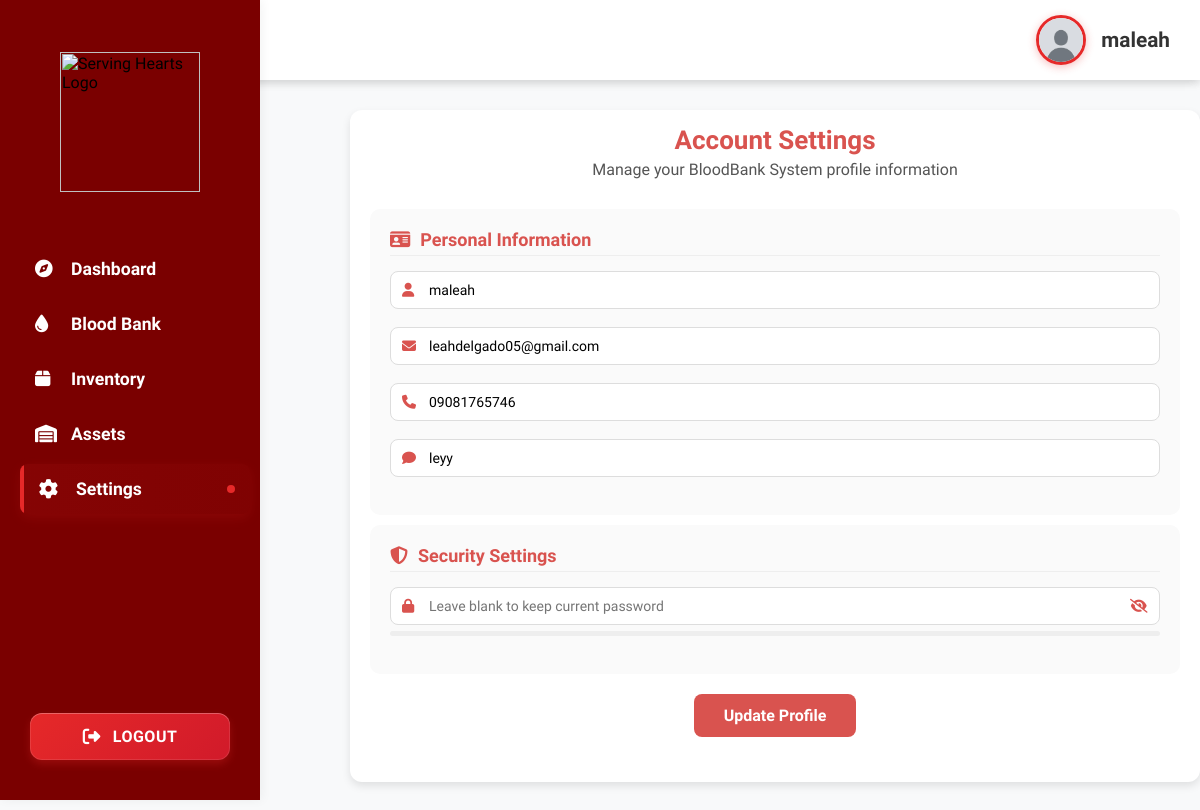
Page /USER/SETTINGS/index.php (signed in) on the committed database.
### tables this page shows
CREATE TABLE `users` (
  `id` int(11) NOT NULL AUTO_INCREMENT,
  `username` varchar(50) NOT NULL,
  `email` varchar(255) DEFAULT NULL,
  `phone_number` varchar(20) DEFAULT NULL,
  `messenger` varchar(100) DEFAULT NULL,
  `password` varchar(255) NOT NULL,
  `role` enum('admin','user') DEFAULT 'admin',
  `created_at` timestamp NOT NULL DEFAULT current_timestamp(),
  PRIMARY KEY (`id`),
  UNIQUE KEY `username` (`username`)
);

### USER/SETTINGS/index.php (the view, shortened to what this page needs)
<?php
include('../../ADMIN/header.php');
include('../../ADMIN/testsidebar.php');
include('../../config/db.php');
$user_id = $_SESSION['user_id'] ?? null;
if ($user_id) {
    $sql = "SELECT username, email, phone_number, messenger FROM users WHERE id=?";
    $stmt = $conn->prepare($sql);
    $stmt->bind_param("i", $user_id);
    $stmt->execute();
    $result = $stmt->get_result();
    $user = $result->fetch_assoc();
} else {
    die("User not logged in.");
}
?>
<!DOCTYPE html>
<html lang="en">
<head>
    <link rel="stylesheet" href="https://cdnjs.cloudflare.com/ajax/libs/font-awesome/6.4.0/css/all.min.css">
</head>
<body>
    <div class="settings-container">
        <h2>Account Settings</h2>
        <p>Manage your BloodBank System profile information</p>
        <form method="POST">
            <div class="settings-section">
                <div class="section-title"><i class="fas fa-id-card"></i> Personal Information</div>
                <div class="form-group">
                    <div class="input-box">
                        <i class="fas fa-user"></i>
                        <input type="text" name="username" value="<?php echo htmlspecialchars($user['username']); ?>" placeholder="Username" required>
                    </div>
                </div>
                <div class="form-group">
                    <div class="input-box">
                        <i class="fas fa-envelope"></i>
                        <input type="email" name="email" value="<?php echo htmlspecialchars($user['email']); ?>" placeholder="Email" required>
                    </div>
                </div>
                <div class="form-group">
                    <div class="input-box">
                        <i class="fas fa-phone"></i>
                        <input type="text" name="phone_number" value="<?php echo htmlspecialchars($user['phone_number']); ?>" placeholder="Phone Number">
                    </div>
                </div>
                <div class="form-group">
                    <div class="input-box">
                        <i class="fas fa-comment"></i>
                        <input type="text" name="messenger" value="<?php echo htmlspecialchars($user['messenger']); ?>" placeholder="Messenger">
                    </div>
                </div>
            </div>
            <div class="settings-section">
                <div class="section-title"><i class="fas fa-shield-alt"></i> Security Settings</div>
                <div class="form-group">
                    <div class="input-box password-wrapper">
                        <i class="fas fa-lock"></i>
                        <input type="password" id="password" name="password" placeholder="Leave blank to keep current password">
                        <button type="button" class="password-toggle" id="passwordToggle">
                            <i class="fas fa-eye-slash"></i>
                        </button>
                    </div>
                    <div class="password-strength">
                    </div>
                </div>
            </div>
            <button type="submit" class="btn">Update Profile</button>
        </form>
    </div>
</body>
</html>

### ADMIN/testsidebar.php (shortened to what this page needs)
<?php
require_once __DIR__ . "/../config/db.php";
$user_id = $_SESSION['user_id'] ?? null;
$username = "Guest";
$avatar = BASE_URL . "/files/default-avatar.jpg";
if ($user_id) {
    $sql = "SELECT username FROM users WHERE id = ?";
    $stmt = $conn->prepare($sql);
    $stmt->bind_param("i", $user_id);
    $stmt->execute();
    $result = $stmt->get_result();
    if ($row = $result->fetch_assoc()) {
        $username = htmlspecialchars($row['username']);
    }
}
$role = isset($_SESSION['role']) ? strtolower($_SESSION['role']) : 'user';
$currentPath = $_SERVER['REQUEST_URI'];
$activeItem = '';
if (strpos($currentPath, 'INVENTORY') !== false) {
    $activeItem = 'inventory';
} elseif (strpos($currentPath, 'THINGS') !== false) {
    $activeItem = 'things';
} elseif (strpos($currentPath, 'ASSETS') !== false) {
    $activeItem = 'assets';
} elseif (strpos($currentPath, 'SETTINGS') !== false) {
    $activeItem = 'settings';
} else {
    $activeItem = 'dashboard';
}
$basePath = ($role === 'admin') ? BASE_URL . "/ADMIN" : BASE_URL . "/USER";
?>
<!DOCTYPE html>
<html lang="en">
<head>
    <link rel="stylesheet" href="https://cdnjs.cloudflare.com/ajax/libs/font-awesome/6.4.2/css/all.min.css">
</head>
<body>
    <header class="header-container">
        <div class="header-title">
        </div>
        <div class="profile-dropdown">
            <img src="<?= $avatar ?>" alt="Profile Picture">
            <span><?= $username ?></span>
        </div>
    </header>
    <aside class="sidebar" id="sidebar">
        <div class="logo">
            <img src="/servinghearts/images/shlogo.png" alt="Serving Hearts Logo">
        </div>
        <nav class="main-nav">
            <ul>
                <li>
                    <a href="<?php echo $basePath; ?>/index.php" class="<?php echo $activeItem === 'dashboard' ? 'active' : ''; ?>">
                        <i class="fa-solid fa-compass"></i> Dashboard
                    </a>
                </li>
                <li>
                    <a href="<?php echo $basePath; ?>/INVENTORY/index.php" class="<?php echo $activeItem === 'inventory' ? 'active' : ''; ?>">
                        <i class="fa-solid fa-droplet"></i> Blood Bank
                    </a>
                </li>
                <li>
                    <a href="<?php echo $basePath; ?>/THINGS/index.php" class="<?php echo $activeItem === 'things' ? 'active' : ''; ?>">
                        <i class="fa-solid fa-box"></i> Inventory
                    </a>
                </li>
                <li>
                    <a href="<?php echo $basePath; ?>/ASSETS/index.php" class="<?php echo $activeItem === 'assets' ? 'active' : ''; ?>">
                        <i class="fa-solid fa-warehouse"></i> Assets
                    </a>
                </li>
                <li>
                    <a href="<?php echo $basePath; ?>/SETTINGS/index.php" class="<?php echo $activeItem === 'settings' ? 'active' : ''; ?>">
                        <i class="fas fa-cog"></i> Settings
                    </a>
                </li>
            </ul>
            <div class="logout-container">
                <button class="logout-btn" id="logoutBtn">
                    <i class="fas fa-sign-out-alt"></i> Logout
                </button>
            </div>
        </nav>
    </aside>
</body>
</html>

### ADMIN/header.php (style rules this page uses)
* { margin: 0; padding: 0; box-sizing: border-box; font-family: "Nunito Sans", sans-serif; }
body { margin: 0; }
.header-container { width: 100%; background-color: #ffffff; position: fixed; top: 0; left: 0; z-index: 100; display: flex; justify-content: flex-end; padding: 30px 30px; }
.profile-dropdown { display: flex; align-items: center; gap: 15px; cursor: pointer; position: relative; }
.profile-dropdown img { width: 50px; height: 50px; border-radius: 50%; object-fit: cover; border: 2px solid #e62929; }
.profile-dropdown span { font-weight: 600; color: #333; font-size: 1.3rem; }

### ADMIN/testsidebar.php (style rules this page uses)
* { margin: 0; padding: 0; box-sizing: border-box; font-family: "Nunito Sans", sans-serif; }
body { display: flex; background-color: #f8f9fa; margin: 0; padding-top: 80px; padding-left: 280px; min-height: 100vh; }
.header-container { width: 100%; background-color: #fff; color: black; position: fixed; top: 0; left: 0; z-index: 100; display: flex; justify-content: space-between; align-items: center; padding: 15px 30px; box-shadow: 0 2px 10px rgba(0, 0, 0, 0.1); height: 80px; }
.header-title { font-size: 1.5rem; font-weight: 700; color: #333; display: flex; align-items: center; gap: 10px; }
.profile-dropdown { display: flex; align-items: center; gap: 15px; cursor: pointer; position: relative; }
.profile-dropdown img { width: 50px; height: 50px; border-radius: 50%; object-fit: cover; border: 3px solid #e62929; box-shadow: 0 2px 8px rgba(230, 41, 41, 0.3); transition: all 0.3s ease; }
.sidebar { width: 260px; background: #7a0000ff; position: fixed; top: 0; left: 0; height: 100vh; padding: 20px 0; transition: all 0.3s ease; display: flex; flex-direction: column; align-items: center; z-index: 1000; overflow-y: auto; padding-top: 90px; box-shadow: 2px 0 10px rgba(0, 0, 0, 0.05); }
.logo { padding: 2rem; margin-bottom: 20px; margin-top: -70px; display: flex; justify-content: center; }
.logo img { height: 140px; width: auto; transition: transform 0.3s ease; }
.main-nav { width: 100%; flex-grow: 1; display: flex; flex-direction: column; }
.main-nav ul { list-style: none; display: flex; flex-direction: column; gap: 5px; padding: 0 15px; align-items: center; }
.main-nav li { width: 100%; display: flex; justify-content: center; }
.main-nav a { text-decoration: none; color: #fff; font-weight: 600; font-size: 1.1rem; position: relative; padding: 15px 20px; transition: all 0.3s ease; display: flex; align-items: center; width: 100%; max-width: 240px; justify-content: flex-start; border-radius: 8px; overflow: hidden; }
.main-nav a i { width: 24px; margin-right: 12px; color: #fff; transition: all 0.3s ease; }
.main-nav a::before { content: ''; position: absolute; left: 0; top: 0; height: 100%; width: 4px; background-color: #e62929; opacity: 0; transition: opacity 0.3s ease; }
.main-nav a.active { color: #fff; background: linear-gradient(to right, rgba(230, 41, 41, 0.1), rgba(230, 41, 41, 0.05)); box-shadow: 0 4px 12px rgba(230, 41, 41, 0.15); transform: translateX(5px); }
.main-nav a.active i { color: #fff; transform: scale(1.1); }
.main-nav a.active::before { opacity: 1; }
.main-nav a.active::after { content: ''; position: absolute; right: 15px; width: 8px; height: 8px; border-radius: 50%; background-color: #e62929; animation: pulse 1.5s infinite; }
.logout-container { margin-top: auto; padding: 20px; width: 100%; display: flex; justify-content: center; }
.logout-btn { background: linear-gradient(135deg, #e62929 0%, #d11a2a 100%); color: white; border: none; padding: 14px 24px; border-radius: 12px; font-weight: 600; font-size: 1rem; cursor: pointer; transition: all 0.3s cubic-bezier(0.25, 0.8, 0.25, 1); display: flex; align-items: center; justify-content: center; width: 100%; max-width: 200px; box-shadow: 0 4px 8px rgba(230, 41, 41, 0.3), 0 0 0 1px rgba(255, 255, 255, 0.1) inset, 0 1px 0 rgba(255, 255, 255, 0.2) inset; position: relative; overflow: hidden; letter-spacing: 0.5px; text-transform: uppercase; }
.logout-btn::before { content: ''; position: absolute; top: 0; left: -100%; width: 100%; height: 100%; background: linear-gradient(90deg, transparent, rgba(255, 255, 255, 0.2), transparent); transition: left 0.7s cubic-bezier(0.25, 0.8, 0.25, 1); }
.logout-btn i { margin-right: 12px; transition: transform 0.3s ease; font-size: 1.1rem; }
.logout-btn { animation: subtlePulse 3s infinite; }

### rows in the picture
users: username "maleah", email "leahdelgado05@gmail.com", phone_number "09081765746", messenger "leyy"
